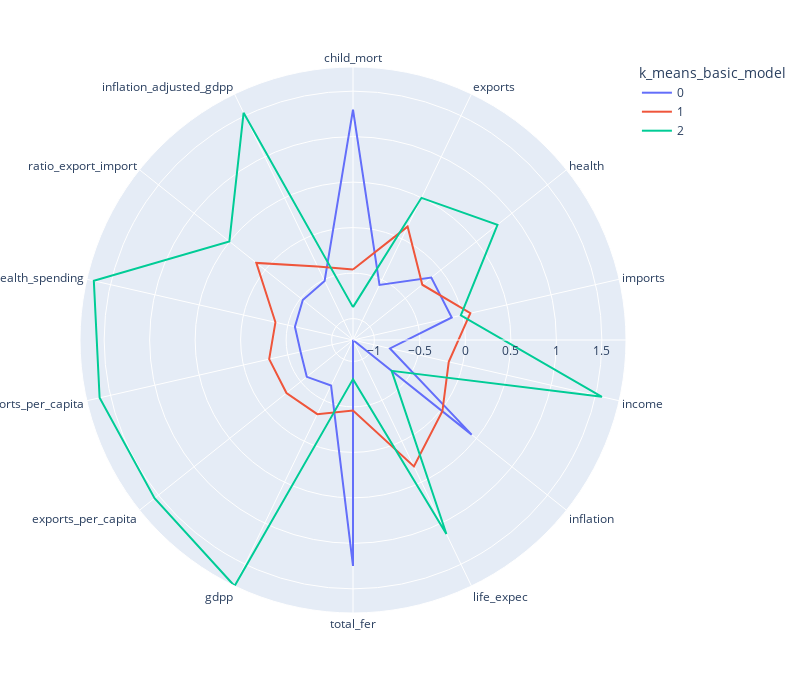

Notebook code for this chart:
### Markdown cell above
Insights: K-Means clustering with K=3 appears to have produced reasonably well-separated clusters. The clusters are distinct, and there seems to be minimal overlap between them.

### Code cell
polar = scaled_df[num_cols].groupby(df['k_means_basic_model']).mean().reset_index()
polar = pd.melt(polar, id_vars=["k_means_basic_model"])


import plotly.express as px

"""
  'polar' : dataset we are using
  'r' :  mean values for each feature which will be connected using lines
  'theta' : variables where each of the feature will have an angle and
            color will be based on the label of the clusters.
"""
fig = px.line_polar(polar, r="value", theta="variable", color="k_means_basic_model", line_close=True,height=700,width=800)
fig.show()

### Figure 1 — Plotly figure (JSON) as saved in the notebook; plotly's stock layout.template omitted (floating-point values rounded to 4 significant figures)
{"data": [{"hovertemplate": "k_means_basic_model=0<br>value=%{r}<br>variable=%{theta}<extra></extra>", "legendgroup": "0", "line": {"color": "#636efa", "dash": "solid"}, "marker": {"symbol": "circle"}, "mode": "lines", "name": "0", "r": [1.297, -0.5638, -0.1346, -0.122, -0.8184, 0.4327, -1.235, 1.248, -0.6795, -0.5854, -0.6447, -0.5803, -0.5291, -0.5156, 1.297], "showlegend": true, "subplot": "polar", "theta": ["child_mort", "exports", "health", "imports", "income", "inflation", "life_expec", "total_fer", "gdpp", "exports_per_capita", "imports_per_capita", "health_spending", "ratio_export_import", "inflation_adjusted_gdpp", "child_mort"], "type": "scatterpolar"}, {"hovertemplate": "k_means_basic_model=1<br>value=%{r}<br>variable=%{theta}<extra></extra>", "legendgroup": "1", "line": {"color": "#EF553B", "dash": "solid"}, "marker": {"symbol": "circle"}, "mode": "lines", "name": "1", "r": [-0.4609, 0.1481, -0.2608, 0.08781, -0.1555, 0.02131, 0.308, -0.459, -0.3307, -0.2999, -0.2903, -0.3607, 0.124, -0.3372, -0.4609], "showlegend": true, "subplot": "polar", "theta": ["child_mort", "exports", "health", "imports", "income", "inflation", "life_expec", "total_fer", "gdpp", "exports_per_capita", "imports_per_capita", "health_spending", "ratio_export_import", "inflation_adjusted_gdpp", "child_mort"], "type": "scatterpolar"}, {"hovertemplate": "k_means_basic_model=2<br>value=%{r}<br>variable=%{theta}<extra></extra>", "legendgroup": "2", "line": {"color": "#00cc96", "dash": "solid"}, "marker": {"symbol": "circle"}, "mode": "lines", "name": "2", "r": [-0.8738, 0.4991, 0.796, -0.01944, 1.571, -0.6916, 1.131, -0.8052, 1.765, 1.555, 1.621, 1.687, 0.5026, 1.537, -0.8738], "showlegend": true, "subplot": "polar", "theta": ["child_mort", "exports", "health", "imports", "income", "inflation", "life_expec", "total_fer", "gdpp", "exports_per_capita", "imports_per_capita", "health_spending", "ratio_export_import", "inflation_adjusted_gdpp", "child_mort"], "type": "scatterpolar"}], "layout": {"height": 700, "legend": {"title": {"text": "k_means_basic_model"}, "tracegroupgap": 0}, "margin": {"t": 60}, "polar": {"angularaxis": {"direction": "clockwise", "rotation": 90}, "domain": {"x": [0, 1], "y": [0, 1]}}, "width": 800}}
